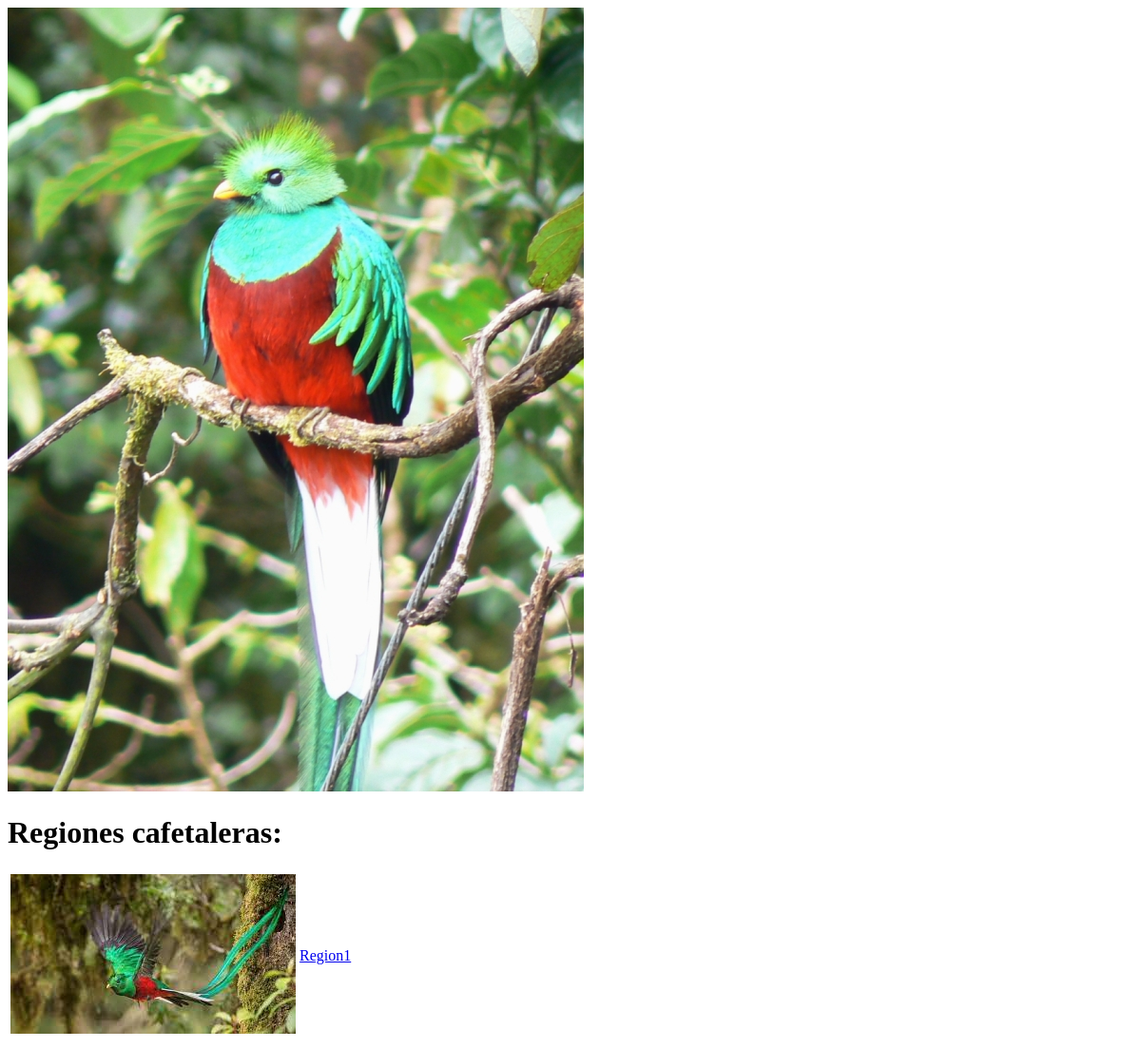
/regiones/, run on an earlier commit of the app's database.
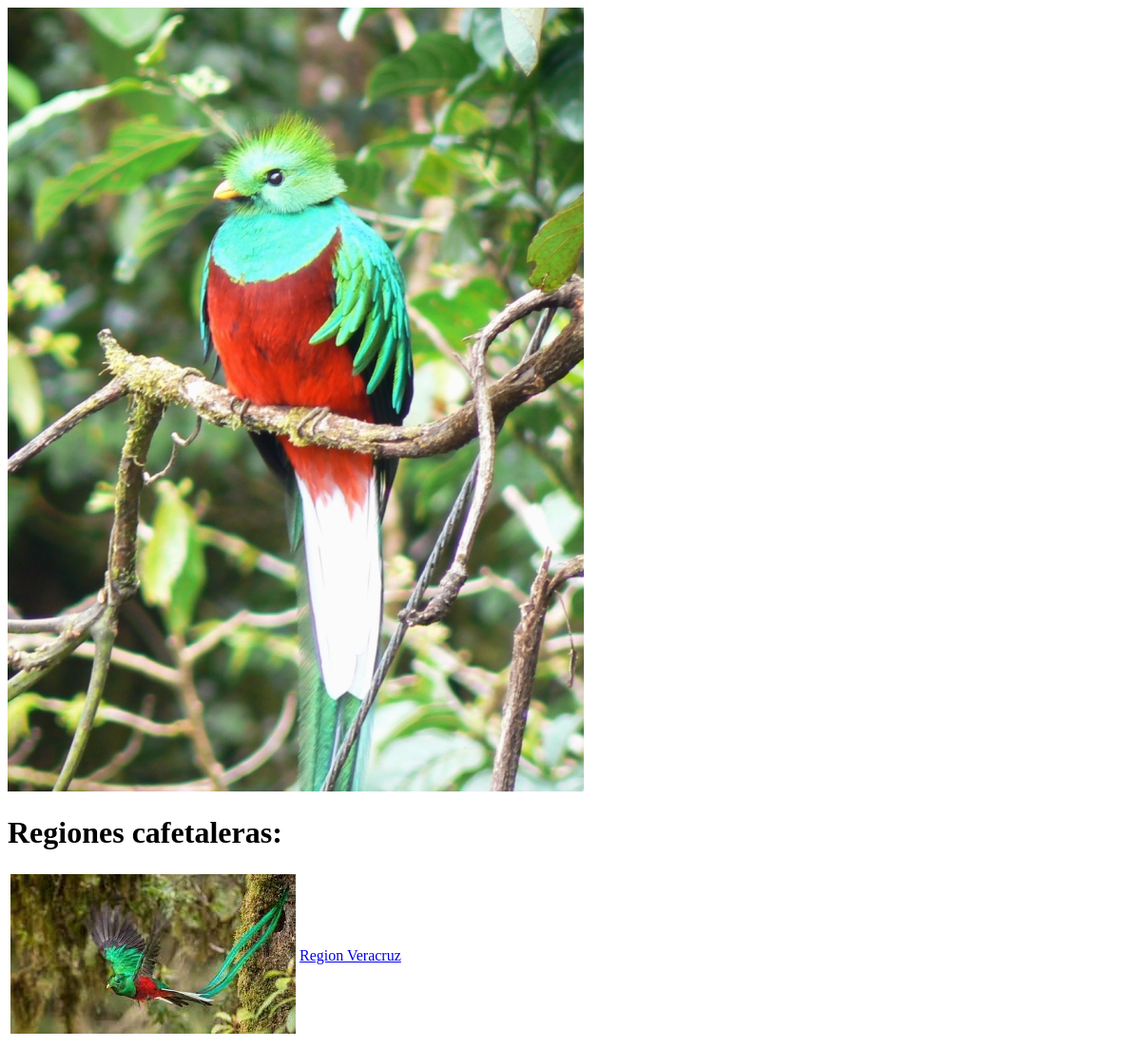
And on a later commit of the database.
### colibri/models.py (models this page shows)
class Region(models.Model):
    nombre=models.TextField()
    caracteristicas=models.TextField()
    clima=models.ForeignKey(Clima, on_delete=models.CASCADE)
    temperatura=models.TextField()
    altitud=models.IntegerField()
    demografia=models.IntegerField()

### colibri/views.py (the view)
# urls.py: path('regiones/', views.regiones, name='regiones'),
def regiones(request):
    regiones=Region.objects.all()
    return render(request, 'regiones.html',{'regiones':regiones})

### colibri/templates/regiones.html (shortened to what this page needs)
<!DOCTYPE html>
<html lang="en">
<head>
    {% load static %}
</head>
<body>
    <img src="{% static 'img/prueba.jpg' %}" alt="">
    <h1>Regiones cafetaleras:</h1>
    <table>
        {% for region in regiones %}
        <tr>
            <td><img src="{% static 'img/descarga.jpg' %}" alt=""></td>
            <td><a href="{% url 'region_specific' region.nombre %}">{{ region.nombre }}</a></td>
        </tr>
        {% endfor %}
    </table>
</body>
</html>

What changed in the data, as far as the page shows it:
changed Region: nombre "Region1" → "Region Veracruz"
